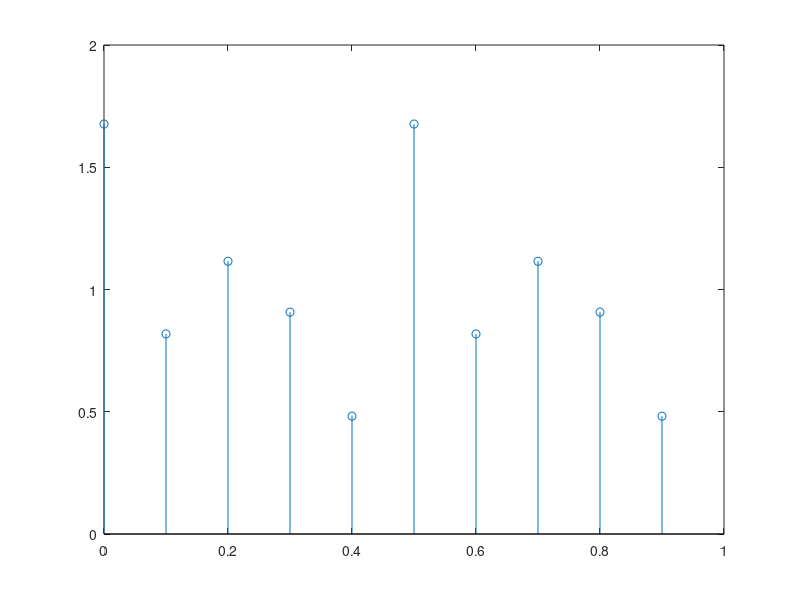
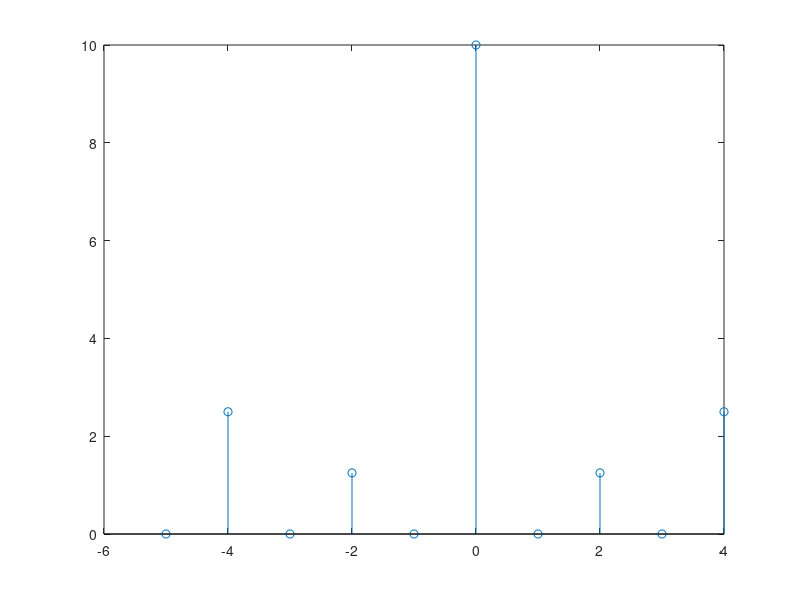
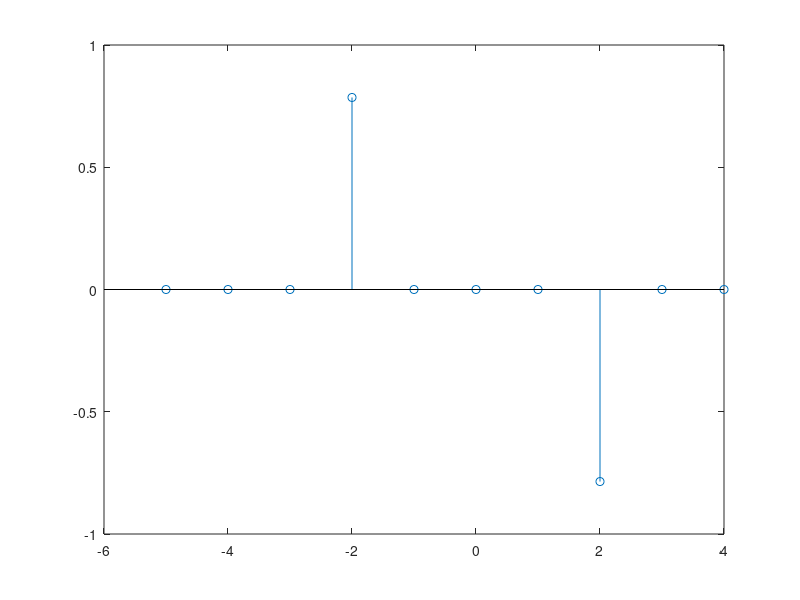

The MATLAB source for these figures, in order:
To = 1;
fs = 10;
ts = 0:1 / fs:(To -1 / fs);
xn = 1 + 0.25 * cos(2 * pi * 2 * ts - pi / 4) + 0.5 * cos(2 * pi * 4 * ts);
figure(1)
stem(ts, xn); %plot xn using stem function
Fx = fftshift((fft(xn)));
figure(2)
stem ([-fs/2: 1/To: fs/2-1/To], abs(Fx));
figure(3)
stem ([-fs/2: 1/To: fs/2-1/To], angle(Fx) .* (abs(Fx) > 0.5));
xr = ifft(ifftshift(Fx));
